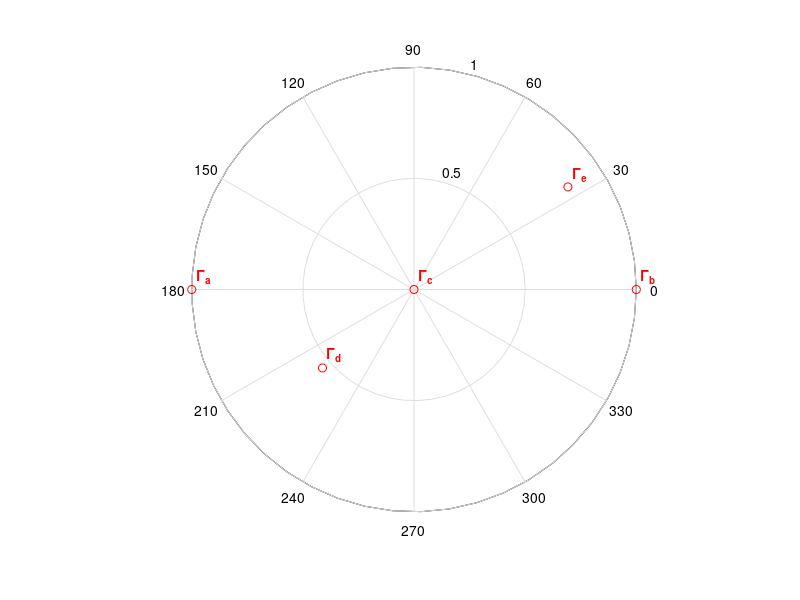

Recreate this plot in MATLAB.
%
%   This file generates the graph for Example 3.1
%   "Reflection coefficient representations" 
% 
%   Copyright (c) 1999 by P.Bretchko and R.Ludwig
%   "RF Circuit Design: Theory and Practice"
%

close all; % close all opened graphs
figure;    % open new graph

Z0=50;     % define 50 Ohm characteristic impedance

% define impedances for this example
Z=[0 1e25 50 16.67-16.67*j 50+150*j];
%      |
%      +----- we use this impedance to represent Z->infinity
%

% compute reflection coefficient for each impedance
Gamma=(Z-Z0)./(Z+Z0);

% plot reflection coefficients in polar form
polar(angle(Gamma),abs(Gamma),'ro');

% annotate the graph
for n=1:length(Z)
   txt=strcat('{\bf\Gamma_',sprintf('%c','a'+n-1),'}');
   text(real(Gamma(n))+0.02, imag(Gamma(n))+0.06, txt,'color',[1 0 0]);
end;

% print -deps 'fig3_1.eps' % if uncommented -> saves a copy of plot in EPS format
